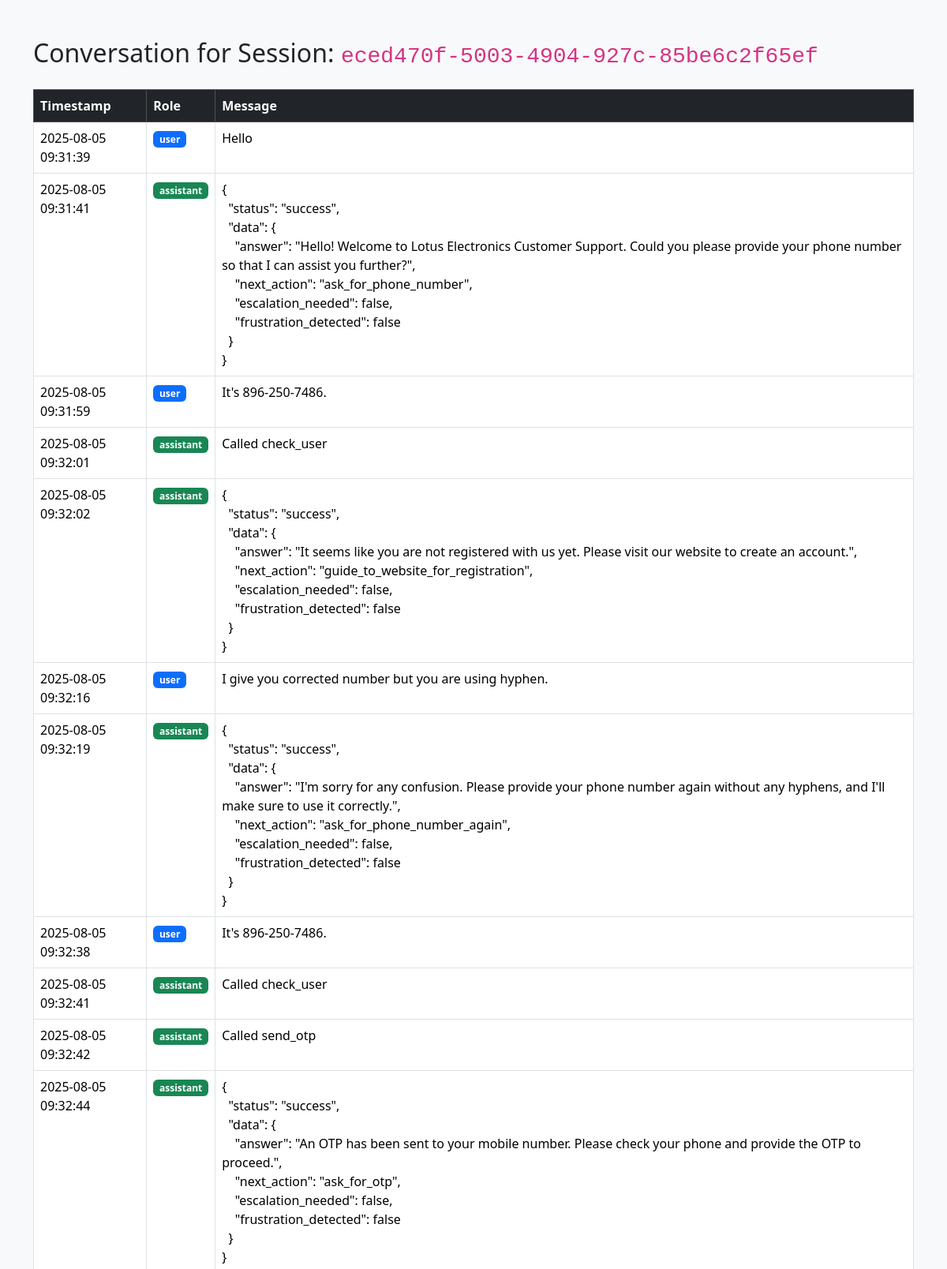
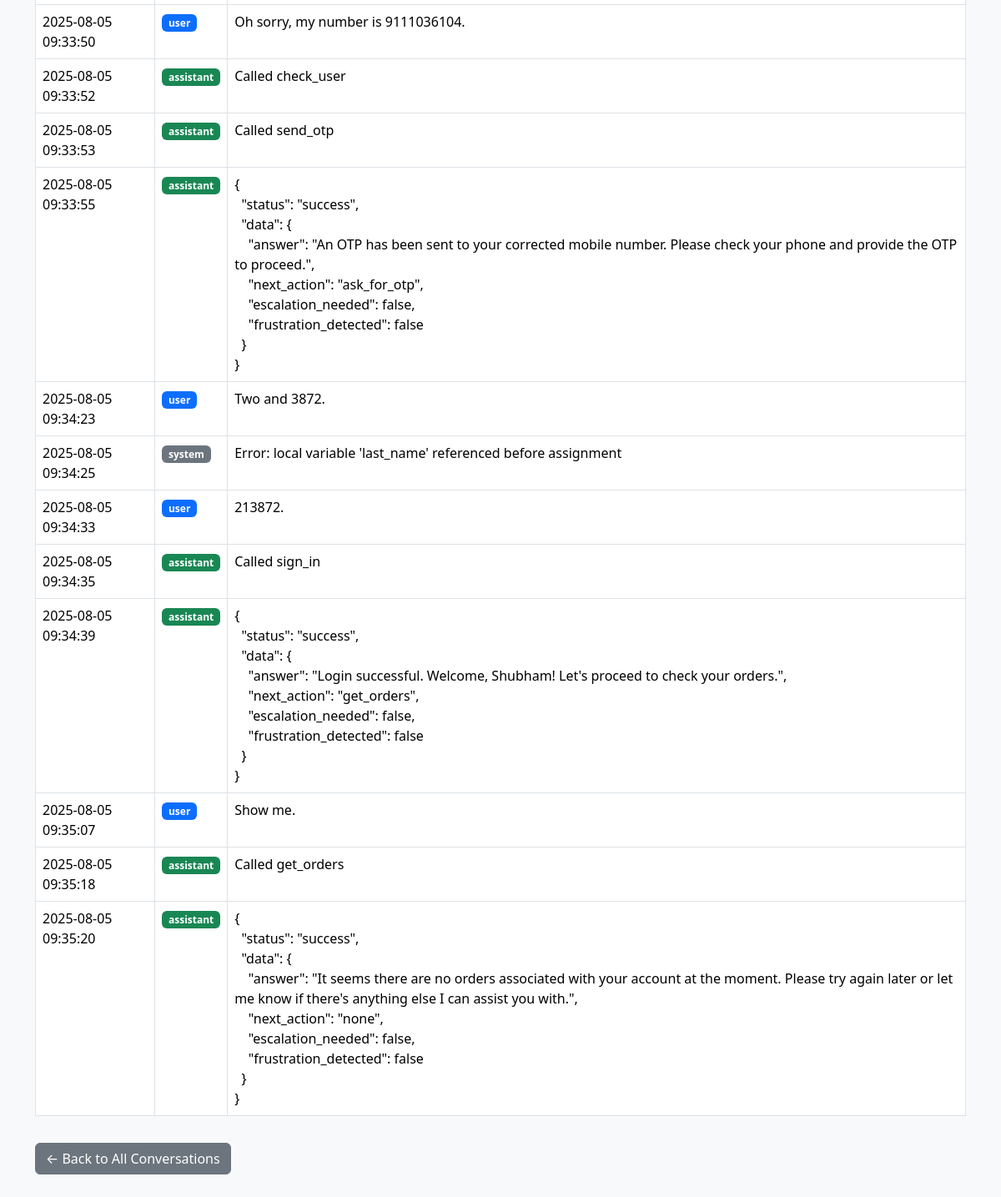
Screenshot of /admin/conversations/eced470f-5003-4904-927c-85be6c2f65ef (signed in) with the database file from the repository (2 pictures, top to bottom).
### tables this page shows
CREATE TABLE history (
            id INTEGER PRIMARY KEY AUTOINCREMENT,
            session_id TEXT NOT NULL,
            role TEXT NOT NULL,
            content TEXT NOT NULL,
            tool_name TEXT,
            tool_args TEXT,
            tool_response TEXT,
            timestamp TIMESTAMP DEFAULT CURRENT_TIMESTAMP,
            message_index INTEGER,
            FOREIGN KEY (session_id) REFERENCES session(session_id)
        );

### app.py (the view)
@app.get("/admin/conversations/{session_id}")
async def view_conversation(request: Request, session_id: str):
    if not request.session.get("admin_logged_in"):
        return RedirectResponse(url="/admin", status_code=303)
    conn = sqlite3.connect("chat_history.db")
    conn.row_factory = sqlite3.Row
    c = conn.cursor()
    c.execute("""
        SELECT role, content, timestamp FROM history
        WHERE session_id = ?
        ORDER BY timestamp ASC
    """, (session_id,))
    messages = c.fetchall()
    conn.close()
    return templates.TemplateResponse("admin_view_conversation.html", {
        "request": request,
        "session_id": session_id,
        "messages": messages
    })

### templates/admin_view_conversation.html (shortened to what this page needs)
<!DOCTYPE html>
<html lang="en">
<head>
    <link href="https://cdn.jsdelivr.net/npm/bootstrap@5.3.3/dist/css/bootstrap.min.css" rel="stylesheet">
</head>
<body class="bg-light">
    <div class="container py-5">
        <h2 class="mb-4">Conversation for Session: <code>{{ session_id }}</code></h2>
        <table class="table table-bordered table-hover bg-white">
            <thead class="table-dark">
                <tr>
                    <th scope="col">Timestamp</th>
                    <th scope="col">Role</th>
                    <th scope="col">Message</th>
                </tr>
            </thead>
            <tbody>
                {% for msg in messages %}
                <tr>
                    <td>{{ msg.timestamp }}</td>
                    <td><span class="badge {% if msg.role == 'user' %}bg-primary{% elif msg.role == 'assistant' %}bg-success{% else %}bg-secondary{% endif %}">{{ msg.role }}</span></td>
                    <td style="white-space: pre-wrap;">{{ msg.content }}</td>
                </tr>
                {% endfor %}
            </tbody>
        </table>
        <a href="/admin/conversations" class="btn btn-secondary mt-3">← Back to All Conversations</a>
    </div>
</body>
</html>

### rows the page displays
history: timestamp "2025-08-05 09:31:39", role "user", content "Hello"
history: timestamp "2025-08-05 09:31:41", role "assistant", content "{ \"status\": \"success\", \"data\": { \"answer\": \"Hello! Welcome to Lotus Electronics Customer Support. Could you please provide your phone number so that I can assist you further?\", \"next_action\": \"ask_for_phone_number\", \"escalation_needed\": false, \"frustration_detected\": false } }"
history: timestamp "2025-08-05 09:31:59", role "user", content "It's 896-250-7486."
history: timestamp "2025-08-05 09:32:01", role "assistant", content "Called check_user"
history: timestamp "2025-08-05 09:32:02", role "assistant", content "{ \"status\": \"success\", \"data\": { \"answer\": \"It seems like you are not registered with us yet. Please visit our website to create an account.\", \"next_action\": \"guide_to_website_for_registration\", \"escalation_needed\": false, \"frustration_detected\": false } }"
history: timestamp "2025-08-05 09:32:16", role "user", content "I give you corrected number but you are using hyphen."
history: timestamp "2025-08-05 09:32:19", role "assistant", content "{ \"status\": \"success\", \"data\": { \"answer\": \"I'm sorry for any confusion. Please provide your phone number again without any hyphens, and I'll make sure to use it correctly.\", \"next_action\": \"ask_for_phone_number_again\", \"escalation_needed\": false, \"frustration_detected\": false } }"
history: timestamp "2025-08-05 09:32:38", role "user", content "It's 896-250-7486."
history: timestamp "2025-08-05 09:32:41", role "assistant", content "Called check_user"
history: timestamp "2025-08-05 09:32:42", role "assistant", content "Called send_otp"
history: timestamp "2025-08-05 09:32:44", role "assistant", content "{ \"status\": \"success\", \"data\": { \"answer\": \"An OTP has been sent to your mobile number. Please check your phone and provide the OTP to proceed.\", \"next_action\": \"ask_for_otp\", \"escalation_needed\": false, \"frustration_detected\": false } }"
history: timestamp "2025-08-05 09:33:50", role "user", content "Oh sorry, my number is 9111036104."
history: timestamp "2025-08-05 09:33:52", role "assistant", content "Called check_user"
history: timestamp "2025-08-05 09:33:53", role "assistant", content "Called send_otp"
history: timestamp "2025-08-05 09:33:55", role "assistant", content "{ \"status\": \"success\", \"data\": { \"answer\": \"An OTP has been sent to your corrected mobile number. Please check your phone and provide the OTP to proceed.\", \"next_action\": \"ask_for_otp\", \"escalation_needed\": false, \"frustration_detected\": false } }"
history: timestamp "2025-08-05 09:34:23", role "user", content "Two and 3872."
history: timestamp "2025-08-05 09:34:25", role "system", content "Error: local variable 'last_name' referenced before assignment"
history: timestamp "2025-08-05 09:34:33", role "user", content "213872."
history: timestamp "2025-08-05 09:34:35", role "assistant", content "Called sign_in"
history: timestamp "2025-08-05 09:34:39", role "assistant", content "{ \"status\": \"success\", \"data\": { \"answer\": \"Login successful. Welcome, Shubham! Let's proceed to check your orders.\", \"next_action\": \"get_orders\", \"escalation_needed\": false, \"frustration_detected\": false } }"
history: timestamp "2025-08-05 09:35:07", role "user", content "Show me."
history: timestamp "2025-08-05 09:35:18", role "assistant", content "Called get_orders"
history: timestamp "2025-08-05 09:35:20", role "assistant", content "{ \"status\": \"success\", \"data\": { \"answer\": \"It seems there are no orders associated with your account at the moment. Please try again later or let me know if there's anything else I can assist you with.\", \"next_action\": \"none\", \"escalation_needed\": false, \"frustration_detected\": false } }"

### other values shown
{{ session_id }} "eced470f-5003-4904-927c-85be6c2f65ef"
